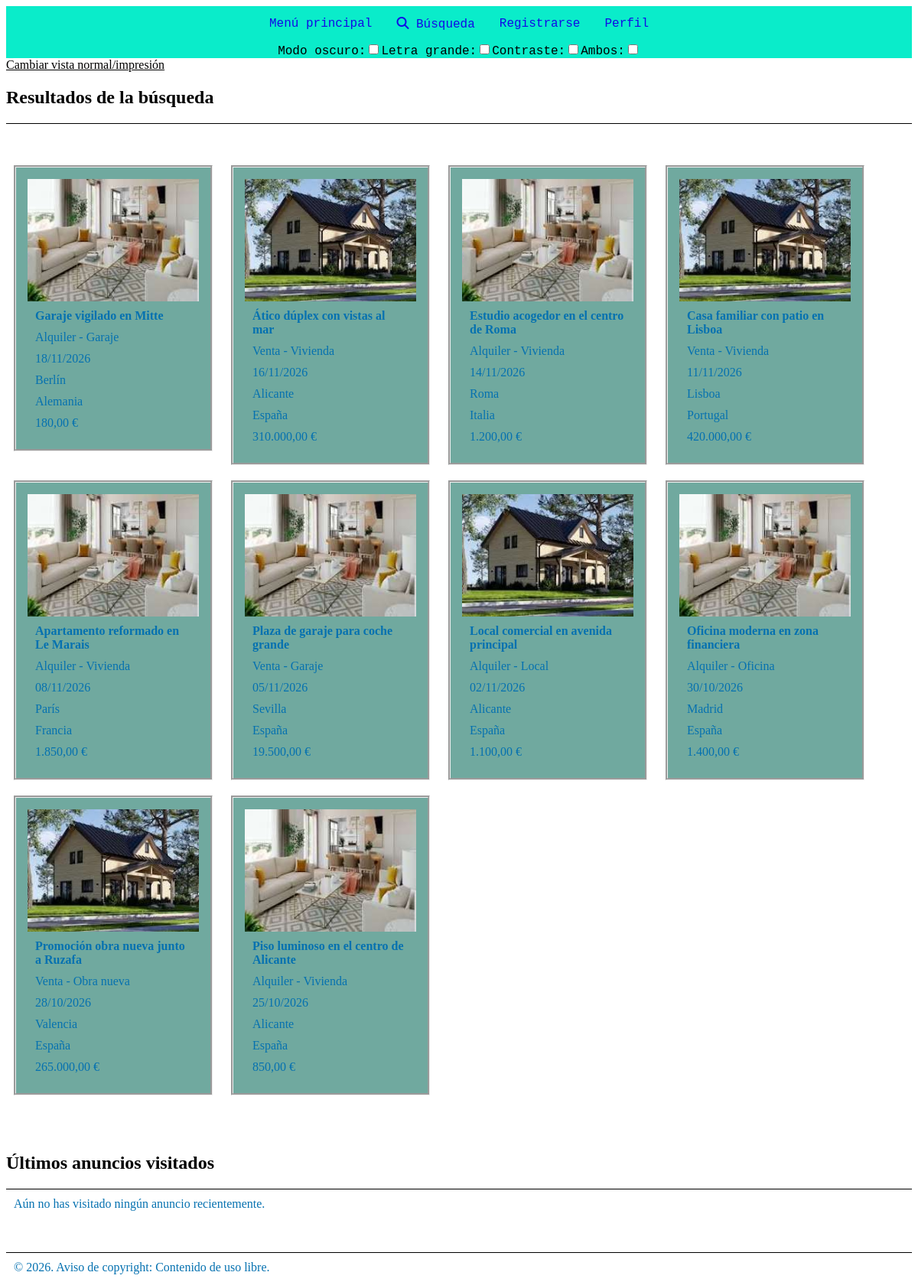
/resultadoBusqueda.php, run on the app's committed database.
### tables this page shows
CREATE TABLE Anuncios (
    IdAnuncio INT AUTO_INCREMENT PRIMARY KEY,
    TAnuncio SMALLINT NOT NULL,
    TVivienda SMALLINT NOT NULL,
    FPrincipal VARCHAR(255),
    Alternativo VARCHAR(255) NOT NULL,
    Titulo VARCHAR(255) NOT NULL,
    Precio DECIMAL(12, 2),
    Texto TEXT,
    Ciudad VARCHAR(150),
    Pais INT,
    Superficie DECIMAL(10, 2),
    NHabitaciones INT,
    NBanyos INT,
    Planta INT,
    Anyo INT,
    FRegistro TIMESTAMP DEFAULT CURRENT_TIMESTAMP,
    Usuario INT NOT NULL,
    CONSTRAINT chk_anuncios_alternativo CHECK (CHAR_LENGTH(Alternativo) >= 10),
    CONSTRAINT fk_anuncios_tanuncio
        FOREIGN KEY (TAnuncio) REFERENCES TiposAnuncios(IdTAnuncio)
        ON UPDATE CASCADE ON DELETE RESTRICT,
    CONSTRAINT fk_anuncios_tvivienda
        FOREIGN KEY (TVivienda) REFERENCES TiposViviendas(IdTVivienda)
        ON UPDATE CASCADE ON DELETE RESTRICT,
    CONSTRAINT fk_anuncios_pais
        FOREIGN KEY (Pais) REFERENCES Paises(IdPais)
        ON UPDATE CASCADE ON DELETE SET NULL,
    CONSTRAINT fk_anuncios_usuario
        FOREIGN KEY (Usuario) REFERENCES Usuarios(IdUsuario)
        ON UPDATE CASCADE ON DELETE CASCADE
);

CREATE TABLE TiposAnuncios (
    IdTAnuncio SMALLINT AUTO_INCREMENT PRIMARY KEY,
    NomTAnuncio VARCHAR(100) NOT NULL
);

CREATE TABLE TiposViviendas (
    IdTVivienda SMALLINT AUTO_INCREMENT PRIMARY KEY,
    NomTVivienda VARCHAR(100) NOT NULL
);

CREATE TABLE Paises (
    IdPais INT AUTO_INCREMENT PRIMARY KEY,
    NomPais VARCHAR(150) NOT NULL
);

### resultadoBusqueda.php (the view, shortened to what this page needs)
<?php
require_once "permitidos.php";
$enlaceInicio = isset($_SESSION["usuario"]) ? "index2.php" : "index.php";
$resultados = [];
$errores = [];
$errorBD = "";
$conn = null;
$stmt = null;
try {
    $conn = OpenConnection();
    if (empty($errores)) {
        $sql = "SELECT
                    A.IdAnuncio,
                    A.Titulo,
                    A.FPrincipal,
                    A.Alternativo,
                    A.FRegistro,
                    A.Ciudad,
                    A.Precio,
                    P.NomPais AS Pais,
                    TA.NomTAnuncio AS TipoAnuncio,
                    TV.NomTVivienda AS TipoVivienda
                FROM Anuncios A
                INNER JOIN TiposAnuncios TA ON A.TAnuncio = TA.IdTAnuncio
                INNER JOIN TiposViviendas TV ON A.TVivienda = TV.IdTVivienda
                LEFT JOIN Paises P ON A.Pais = P.IdPais";
        $sql .= " ORDER BY A.FRegistro DESC";
        $stmt = $conn->prepare($sql);
        $stmt->execute();
        $res = $stmt->get_result();
        while ($fila = $res->fetch_assoc()) {
            $resultados[] = $fila;
        }
    }
} catch (mysqli_sql_exception $e) {
    error_log("Error en resultadoBusqueda.php: " . $e->getMessage());
    $errorBD = "Error al realizar la búsqueda en la base de datos.";
} finally {
    if ($stmt instanceof mysqli_stmt) {
        $stmt->close();
    }
    if ($conn instanceof mysqli) {
        $conn->close();
    }
}
?>
<!DOCTYPE html>
<html lang="es">
<head>
    <link rel="stylesheet" href="style/sectionP.css">
    <link rel="stylesheet" href="style/barraNav.css">
    <link rel="stylesheet" href="style/resultadoBusqueda.css">
    <link rel="stylesheet" href="https://cdnjs.cloudflare.com/ajax/libs/font-awesome/6.4.0/css/all.min.css">
</head>
<body>
    <ul id="menu-principal">
        <li><a href="<?= $enlaceInicio ?>" id="rgr"><span>Menú principal</span></a></li>
        <li><a href="busqueda.php" id="rgr"><span><i class="fa-solid fa-magnifying-glass"></i> Búsqueda</span></a></li>
        <?php if (!isset($_SESSION["usuario"])): ?>
            <li><a href="signUp.php" id="lgn"><span>Registrarse</span></a></li>
            <li><a href="partePrivada.php" id="rgr"><span>Perfil</span></a></li>
        <?php else: ?>
            <li><a href="partePrivada.php" id="rgr"><span>Perfil (<?= obtenerSaludo() ?>)</span></a></li>
            <li><a href="resultadoBusqueda.php?salir=1" id="lgn"><span>Salir</span></a></li>
        <?php endif; ?>
    </ul>
    <?php mostrarBarraEstilos(); ?>
    <label for="print-toggle" style="display: block; margin-bottom: 10px; color: black; cursor: pointer; clear: both;">
        <u>Cambiar vista normal/impresión</u>
    </label>
    <h2>Resultados de la búsqueda</h2>
    <hr size="1px" align="left" color="black">
    <br><br>
    <?php if ($errorBD !== ""): ?>
        <p style="color: red; font-weight: bold;"><?= htmlspecialchars($errorBD, ENT_QUOTES, 'UTF-8') ?></p>
    <?php elseif (count($resultados) > 0): ?>
        <?php foreach ($resultados as $anuncio): ?>
            <section>
                <a href="anuncio.php?id=<?= (int)$anuncio['IdAnuncio'] ?>">
                    <img src="<?= htmlspecialchars((string)($anuncio['FPrincipal'] ?? ''), ENT_QUOTES, 'UTF-8') ?>" alt="<?= htmlspecialchars((string)($anuncio['Alternativo'] ?? $anuncio['Titulo']), ENT_QUOTES, 'UTF-8') ?>">
                </a>
                <p><strong><?= htmlspecialchars((string)$anuncio['Titulo'], ENT_QUOTES, 'UTF-8') ?></strong></p>
                <p><?= htmlspecialchars((string)$anuncio['TipoAnuncio'], ENT_QUOTES, 'UTF-8') ?> - <?= htmlspecialchars((string)$anuncio['TipoVivienda'], ENT_QUOTES, 'UTF-8') ?></p>
                <p><?= htmlspecialchars(date('d/m/Y', strtotime((string)$anuncio['FRegistro'])), ENT_QUOTES, 'UTF-8') ?></p>
                <p><?= htmlspecialchars((string)($anuncio['Ciudad'] ?? ''), ENT_QUOTES, 'UTF-8') ?></p>
                <p><?= htmlspecialchars((string)($anuncio['Pais'] ?? ''), ENT_QUOTES, 'UTF-8') ?></p>
                <p><?= htmlspecialchars(number_format((float)$anuncio['Precio'], 2, ',', '.'), ENT_QUOTES, 'UTF-8') ?> €</p>
            </section>
        <?php endforeach; ?>
    <?php else: ?>
        <p>No se han encontrado anuncios con los criterios indicados.</p>
    <?php endif; ?>
    <?php mostrarPanelUltimosAnuncios($catalogoAnuncios); ?>
    <footer>
        <br><br>
        <hr size="1px" align="center" color="black">
        <p>© 2026. Aviso de copyright: Contenido de uso libre.</p>
    </footer>
</body>
</html>

### permitidos.php (shortened to what this page needs)
<?php
function atributoEstilo($idCheckbox) {
    $estilosActuales = $_SESSION["estilos"] ?? [];
    return in_array($idCheckbox, $estilosActuales, true) ? "checked" : "";
}
function mostrarPanelUltimosAnuncios($catalogo) {
    $lista = [];
    echo '<aside style="clear: both; padding-top: 25px; margin-top: 20px;">';
    echo '<h2>Últimos anuncios visitados</h2>';
    echo '<hr size="1px" align="left" color="black">';
    if (empty($lista)) {
        echo '<p>Aún no has visitado ningún anuncio recientemente.</p>';
    }
    echo '</aside>';
}
function mostrarBarraEstilos() {
    $urlActual = htmlspecialchars($_SERVER["REQUEST_URI"] ?? "index.php", ENT_QUOTES, 'UTF-8');
    ?>
    <nav>
        <form method="POST" action="<?= $urlActual ?>" style="margin: 0; padding: 0; transform: none;">
            <ul>
                <li><span id="lol">Modo oscuro:<input type="checkbox" id="osc" name="estilos[]" value="osc" <?= atributoEstilo('osc') ?> onchange="this.form.submit()"></span></li>
                <li><span id="lol">Letra grande:<input type="checkbox" id="letr" name="estilos[]" value="letr" <?= atributoEstilo('letr') ?> onchange="this.form.submit()"></span></li>
                <li><span id="lol">Contraste:<input type="checkbox" id="cont" name="estilos[]" value="cont" <?= atributoEstilo('cont') ?> onchange="this.form.submit()"></span></li>
                <li><span id="lol">Ambos:<input type="checkbox" id="amb" name="estilos[]" value="amb" <?= atributoEstilo('amb') ?> onchange="this.form.submit()"></span></li>
            </ul>
        </form>
    </nav>
    <?php
}
?>

### style/sectionP.css (style rules this page uses)
section { float: left; display: inline; border-width: 3px; padding: 10px; bottom: -50px; border-style: groove; height: 350px; width: 325px; margin: 10px; background-color: #70a99f; }
p { margin: 10px; font-family: "Georgia", serif; color: #0571b0; }

### style/barraNav.css (style rules this page uses)
ul { list-style-type: none; margin: 0; padding: 0; background-color: #0aecca; display: flex; justify-content: center; font-family: 'Courier New', Courier, monospace; }
ul li a { display: block; color: rgb(18, 10, 231); padding: 14px 16px; text-decoration: none; }
#lol { color: rgb(0, 0, 0); font-family: "Monaco", monospace; }

### style/resultadoBusqueda.css (style rules this page uses)
body > section { display: inline-block; vertical-align: top; float: none; position: static; height: auto; min-height: 360px; width: 260px; padding: 15px; margin: 10px; box-sizing: border-box; overflow-wrap: break-word; }
body > section img { width: 100%; height: 160px; object-fit: cover; display: block; }
footer { clear: both; width: 100%; display: block; }

### data on the page
anuncios: FPrincipal (picture), Titulo "Garaje vigilado en Mitte", TAnuncio.NomTAnuncio "Alquiler", TVivienda.NomTVivienda "Garaje", FRegistro "18/11/2026", Ciudad "Berlín", Pais.NomPais "Alemania", Precio "180,00"
anuncios: FPrincipal (picture), Titulo "Ático dúplex con vistas al mar", TAnuncio.NomTAnuncio "Venta", TVivienda.NomTVivienda "Vivienda", FRegistro "16/11/2026", Ciudad "Alicante", Pais.NomPais "España", Precio "310.000,00"
anuncios: FPrincipal (picture), Titulo "Estudio acogedor en el centro de Roma", TAnuncio.NomTAnuncio "Alquiler", TVivienda.NomTVivienda "Vivienda", FRegistro "14/11/2026", Ciudad "Roma", Pais.NomPais "Italia", Precio "1.200,00"
anuncios: FPrincipal (picture), Titulo "Casa familiar con patio en Lisboa", TAnuncio.NomTAnuncio "Venta", TVivienda.NomTVivienda "Vivienda", FRegistro "11/11/2026", Ciudad "Lisboa", Pais.NomPais "Portugal", Precio "420.000,00"
anuncios: FPrincipal (picture), Titulo "Apartamento reformado en Le Marais", TAnuncio.NomTAnuncio "Alquiler", TVivienda.NomTVivienda "Vivienda", FRegistro "08/11/2026", Ciudad "París", Pais.NomPais "Francia", Precio "1.850,00"
anuncios: FPrincipal (picture), Titulo "Plaza de garaje para coche grande", TAnuncio.NomTAnuncio "Venta", TVivienda.NomTVivienda "Garaje", FRegistro "05/11/2026", Ciudad "Sevilla", Pais.NomPais "España", Precio "19.500,00"
anuncios: FPrincipal (picture), Titulo "Local comercial en avenida principal", TAnuncio.NomTAnuncio "Alquiler", TVivienda.NomTVivienda "Local", FRegistro "02/11/2026", Ciudad "Alicante", Pais.NomPais "España", Precio "1.100,00"
anuncios: FPrincipal (picture), Titulo "Oficina moderna en zona financiera", TAnuncio.NomTAnuncio "Alquiler", TVivienda.NomTVivienda "Oficina", FRegistro "30/10/2026", Ciudad "Madrid", Pais.NomPais "España", Precio "1.400,00"
anuncios: FPrincipal (picture), Titulo "Promoción obra nueva junto a Ruzafa", TAnuncio.NomTAnuncio "Venta", TVivienda.NomTVivienda "Obra nueva", FRegistro "28/10/2026", Ciudad "Valencia", Pais.NomPais "España", Precio "265.000,00"
anuncios: FPrincipal (picture), Titulo "Piso luminoso en el centro de Alicante", TAnuncio.NomTAnuncio "Alquiler", TVivienda.NomTVivienda "Vivienda", FRegistro "25/10/2026", Ciudad "Alicante", Pais.NomPais "España", Precio "850,00"
